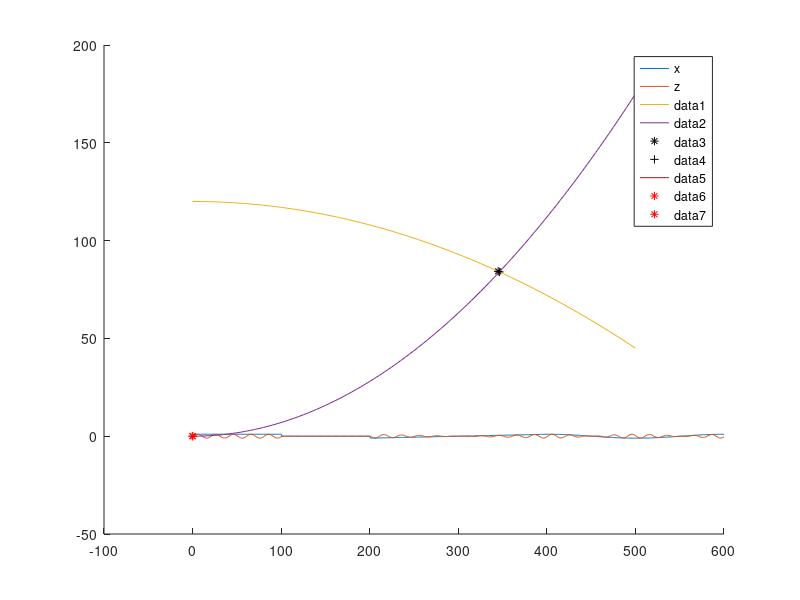

This figure's MATLAB source:
% Exercise 1
a = [0:5:100]
disp(a(7))
disp(a([4, 8, 15, 16]))
disp(a(1:5))
disp(flip(a(1:5)))
disp(a(end-4:end))
disp(flip(a(end-4:end)))
disp(a(find(a<42)))
disp(a(a < 42))

% Exercise 2
one = ones(1, 100)';
zero = zeros(1, 100)';
ramp = [-1:0.01:.99]';
t = (0:1:199)';
y = cos(2*pi*t/200);
x = [one; zero; ramp; y];
% plot(x)
t = [0:0.01:length(x)/100 - 0.01]';
w = 10*pi;
y = sin(w*t);
% This line is commented out since it is impossible to use matrix
% multiplication on column vectors so it throws an error
% a1 = size(x*y)
a2 = size(x.*y)
a3 = size(x'*y)
a4 = size(x*y')
% The outputs of these three are so different because a1 is an invalid matrix multiplication operator,
% which throws an error. a2 is the result of multiplying each element of x by each element of y, which
% results in a matrix of the same size as x (600x1). a3 is the actual matrix product of the transpose(x) and
% and y, which has a size of 1x1 since a 1x600*600x1 results in a 1x1 matrix.
% In a similar fasion, x*transpose(y) is the multiplication of a 600x1*1x600 matrix, which results in
% a 600x600 matrix
z = x.*y;
hold on;
plot(x)
plot(z)
legend('x', 'z');
hold off;
xd = z./y;

% Exercise 3
% Part A, B, C:
q = [0:5:500];
P0 = 120;
ap = 3*10^-4;
P = P0 - ap.*(q.^2);
an = 7*10^-4;
N = an.*(q.^2);
% Part C:
hold on
plot(q, P)
plot(q, N)
% Part E, F:
e = abs(P - N);
x = (e < 1);
plot(q(x), P(x), '*', 'Color', 'k')
% When you zoom in, you can see that the marker is not exactly over the intersections
% Part G:
j = find(e == min(e));
q2 = q(j-1):0.05:q(j+1);
% Part H:
P2 = P0 - ap.*(q2.^2);
N2 = an.*(q2.^2);
e2 = abs(P2 - N2);
j = find(e2 == min(e2));
plot(q2(j), P2(j), '+', 'Color', 'k')
hold off

% Exercise 4
hold on
x = -1:0.02:1;
k = 4;
f = exp(-1*k*(x).^2);
g = diff(f);
plot(x(1:end-1),g)
x1 = find(g == min(g))
x2 = find(g == max(g))
plot(x(x1), g(x1), '*', 'Color', 'r')
plot(x(x2), g(x2), '*', 'Color', 'r')
hold off
